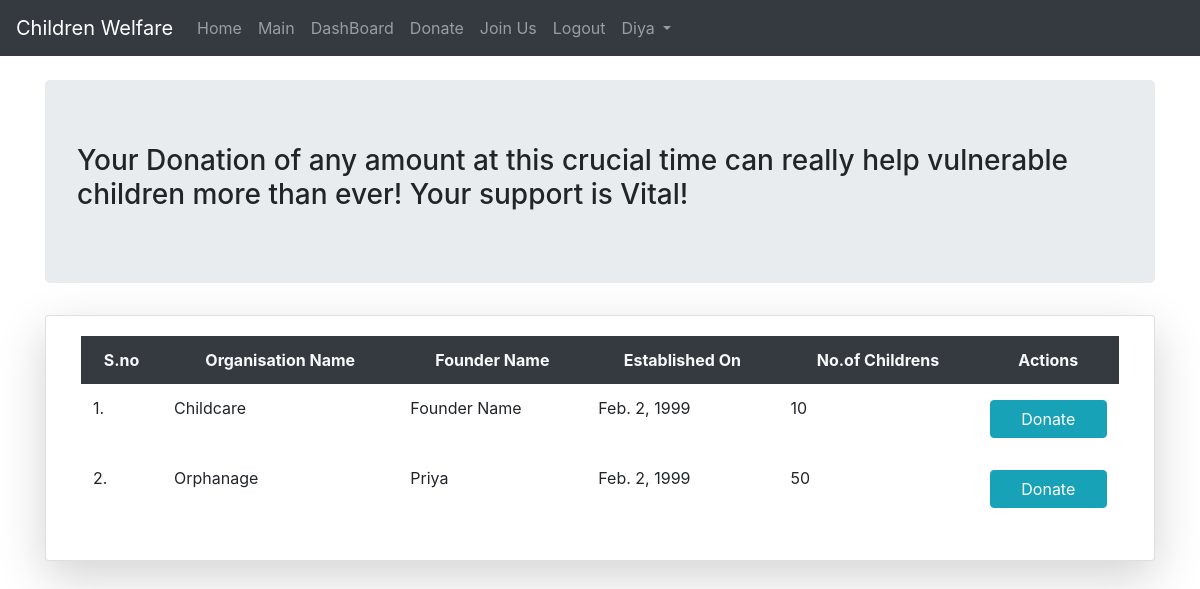
/details/ (signed in), run on the app's committed database.
### App/models.py (models this page shows)
class User(AbstractUser):
	li_no= models.ImageField(upload_to='UserCheck/')
	dob=models.DateField(null=True)
	ph_no=models.CharField(max_length=20)
	pan_no=models.CharField(max_length=20)
	address=models.CharField(max_length=100)
	postal_code=models.CharField(max_length=10)
	city=models.CharField(max_length=10)
	state=models.CharField(max_length=10,default='Andra Pradesh')
	country=models.CharField(max_length=10,default='India')
	p=[(1,'Donor'),(2,'Organisation'),(3,'Guest')]
	role=models.IntegerField(choices=p,default=3)

class Orgdetails(models.Model):
	org_name=models.CharField(max_length=50,default="Organisation Name")
	found_name=models.CharField(max_length=50,default="Founder Name")
	est_date=models.DateField(null=True)
	no_of_childrens=models.IntegerField(null=True)
	org=models.OneToOneField(User,on_delete=models.CASCADE)

### App/views.py (the view)
# urls.py: path('details/',views.details,name="details"),
def details(request):
	q=Orgdetails.objects.all()
	return render(request,'html/details.html',{'q':q})

### App/templates/html/details.html (shortened to what this page needs)
{% extends 'html/base.html' %}
{% block content %}
<div class="container">
      <div class="jumbotron mt-4">
            <h3>Your Donation of any amount at this crucial time can really help vulnerable children more than ever! Your support is Vital!</h3>
      </div>
		<div class="card col-md mt-2 shadow-lg">
			<div class="card-body">
				<table class="table table-borderless table-center">
					<tr class="bg-dark text-light text-center">
						<th>S.no</th>
						<th>Organisation Name</th>
						<th>Founder Name</th>
						<th>Established On</th>
						<th>No.of Childrens</th>
						<th>Actions</th>
					</tr>
            		{% for i in q %}
            		<tr>
            			<td>{{forloop.counter}}.</td>
            			<td>{{i.org_name}}</td>
            			<td>{{i.found_name}}</td>
            			<td>{{i.est_date}}</td>
            			<td>{{i.no_of_childrens}}</td>
            			<td colspan="3">
            				<a href="{% url 'don' %}" class="btn btn-info col-sm my-1">Donate</a><br>
            			</td>
            		</tr>
            		{% endfor %}
            	</table>
</div>
{% endblock %}

### App/templates/html/navbar.html (shortened to what this page needs)
<nav class="navbar navbar-expand-md bg-dark navbar-dark">
  <a class="navbar-brand" href="{% url 'hm' %}">Children Welfare</a>
  <div class="collapse navbar-collapse" id="collapsibleNavbar">
    <ul class="navbar-nav">
      {% if not user.is_authenticated %}
      <li class="nav-item">
        <a class="nav-link" href="{% url 'hm' %}">Home</a>
      </li>
      <li class="nav-item">
        <a class="nav-link" href="{% url 'lg' %}">Login</a>
      </li>
      {% elif user.role == 1 %}
      <li class="nav-item">
        <a class="nav-link" href="{% url 'hm' %}">Home</a>
      </li>
      <li class="nav-item">
        <a class="nav-link" href="{% url 'mn' %}">Main</a>
      </li>
      <li class="nav-item">
        <a class="nav-link" href="{% url 'dash' %}">DashBoard</a>
      </li>
      <li class="nav-item">
        <a class="nav-link" href="{% url 'don' %}">Donate</a>
      </li>
      <li class="nav-item">
        <a class="nav-link" href="{% url 'join' %}">Join Us</a>
      </li>
      <li class="nav-item">
        <a class="nav-link" href="{% url 'lgo' %}">Logout</a>
      </li>
      <li class="dropdown">
       <a type="button" class="nav-link dropdown-toggle" data-toggle="dropdown">
    {{user.username}}
  </a>
</li>
      {% endif %}
    </ul>
  </div>
</nav>

### data on the page
User: username "Diya"
Orgdetails: org_name "Childcare", found_name "Founder Name", est_date "Feb. 2, 1999", no_of_childrens "10"
Orgdetails: org_name "Orphanage", found_name "Priya", est_date "Feb. 2, 1999", no_of_childrens "50"
